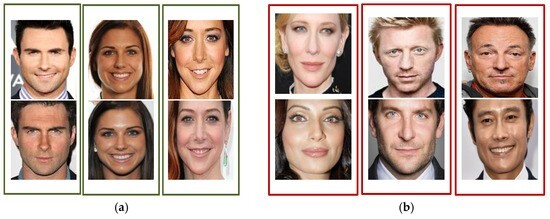
#> input picture deepfakeSampleImage.jpg, 550 x 219 px, given as the content of the folder tent/drive/MyDrive/AI gen Images/archive/AiArtData/AiArtData, which was not available
$ jupyter execute --allow-errors AI_gen_Image_ART_test_1.ipynb   (shell and % lines are left out)   (text cells are left out)
#> lines starting #> are read from the running program, lines starting #| are printed output that depends on the picture; pictures that were not available may be replaced by others from this repository, and a replacement may not be noted
[cell 1]
# Install necessary libraries
print("Installing required libraries...")

# Mount Google Drive
print("Mounting Google Drive...")
from google.colab import drive
drive.mount('/content/drive')

print("Setup Complete!")

[cell 2]
import os

# --- Dataset Paths ---
# IMPORTANT: Update this to your base project directory in Google Drive
DRIVE_PATH = "/content/drive/MyDrive/AI gen Images/archive"

# Paths to your AI-generated and Real image directories
AI_GEN_IMAGES_PATH = os.path.join(DRIVE_PATH, "AiArtData/AiArtData")
REAL_ART_IMAGES_PATH = os.path.join(DRIVE_PATH, "RealArt/RealArt")

# --- Model & Training Hyperparameters ---
IMAGE_SIZE = 224      # Standard size for many pre-trained CNNs
BATCH_SIZE = 32       # Adjust based on GPU memory. Lower if you get OOM errors.
NUM_EPOCHS = 15       # Number of training epochs. Can increase for better performance.
LEARNING_RATE = 1e-4  # Learning rate for the optimizer
NUM_WORKERS = 2       # Number of subprocesses to use for data loading. 0 means main process.

# --- Model Architecture ---
# Base feature extractor for each forensic stream.
# 'efficientnet_b0' is a good balance of performance and speed.
# Can try 'resnet18', 'mobilenetv2_100', 'efficientnet_b4' (more complex)
BACKBONE_MODEL = 'efficientnet_b0'

# --- Verification ---
print(f"Checking AI-generated images path: {AI_GEN_IMAGES_PATH} (exists: {os.path.exists(AI_GEN_IMAGES_PATH)})")
print(f"Checking Real art images path: {REAL_ART_IMAGES_PATH} (exists: {os.path.exists(REAL_ART_IMAGES_PATH)})")

#> (the rest of this cell did not finish here and is left out)

[cell 3]
import numpy as np
from PIL import Image, ImageChops, ImageEnhance
import cv2
import pywt
import torch
from torchvision import transforms
import io  # <-- ADDED THIS IMPORT

def to_tensor(img):
    """Converts a PIL Image or NumPy array to a PyTorch Tensor."""
    return transforms.ToTensor()(img)

# [11 lines left out: function normalize_tensor, not called in this run]

def rgb_to_grayscale_pil(img_pil):
    """Converts a PIL RGB image to a grayscale PIL image."""
    return img_pil.convert('L')

def apply_fft(img_pil):
    """
    Applies Fast Fourier Transform (FFT) to a grayscale image.
    Returns a normalized magnitude spectrum as a PIL Image.
    """
    img_gray = np.array(rgb_to_grayscale_pil(img_pil))
    f_transform = np.fft.fft2(img_gray)
    f_transform_shifted = np.fft.fftshift(f_transform)
    magnitude_spectrum = 20 * np.log(np.abs(f_transform_shifted) + 1e-6) # Add epsilon to avoid log(0)

    # Normalize to [0, 255] range for PIL conversion
    magnitude_spectrum = cv2.normalize(magnitude_spectrum, None, 0, 255, cv2.NORM_MINMAX)
    return Image.fromarray(magnitude_spectrum.astype(np.uint8))

def apply_wavelet_transform(img_pil, wavelet='db1', level=1):
    """
    Applies Discrete Wavelet Transform (DWT) to a grayscale image.
    Returns the horizontal detail coefficients (cH) as a normalized PIL Image.
    """
    img_gray = np.array(rgb_to_grayscale_pil(img_pil))

    # Perform DWT decomposition
    coeffs = pywt.dwt2(img_gray, wavelet)
    cA, (cH, cV, cD) = coeffs

    # We often find high-frequency components (like cH, cV, cD) useful for forensic analysis
    # Let's use cH (Horizontal detail) as an example
    cH_normalized = cv2.normalize(np.abs(cH), None, 0, 255, cv2.NORM_MINMAX)
    return Image.fromarray(cH_normalized.astype(np.uint8))

def apply_ela(img_pil, quality=90, scale=15):
    """
    Performs Error Level Analysis (ELA) on an RGB image.
    Returns the enhanced ELA difference image as a PIL Image.
    """
    # Save and re-load as JPEG to simulate compression
    buffer = io.BytesIO()
    img_pil.save(buffer, 'JPEG', quality=quality)
    resaved_img = Image.open(buffer).convert('RGB')

    # Calculate difference
    ela_diff = ImageChops.difference(img_pil, resaved_img)

    # Enhance for visibility
    enhancer = ImageEnhance.Brightness(ela_diff)
    ela_enhanced = enhancer.enhance(scale)
    return ela_enhanced

print("Forensic preprocessing functions defined.")

[cell 4]
import random
import glob
import matplotlib.pyplot as plt

# Get a sample image path (ensure it exists)
sample_ai_path = glob.glob(os.path.join(AI_GEN_IMAGES_PATH, '*.*'))
sample_real_path = glob.glob(os.path.join(REAL_ART_IMAGES_PATH, '*.*'))

if not sample_ai_path:
    raise ValueError("No AI-generated images found in the specified path.")
if not sample_real_path:
    raise ValueError("No Real images found in the specified path.")

sample_image_path = random.choice(sample_ai_path) # You can change to sample_real_path to see a real image example
sample_image_pil = Image.open(sample_image_path).convert('RGB').resize((IMAGE_SIZE, IMAGE_SIZE))
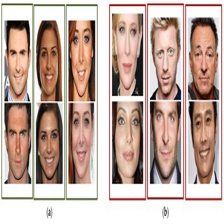
#> sample_image_pil: PIL image 224x224 RGB; mean R, G, B 194.3, 171.7, 161.3

# Apply transformations
fft_img = apply_fft(sample_image_pil)
#> in rgb_to_grayscale_pil, `return img_pil.convert('L')`:
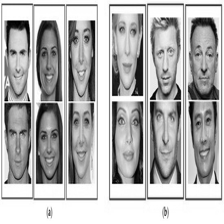
#> returned value: PIL image 224x224 L; min 0, max 255, mean 177.2
#> in apply_fft, `magnitude_spectrum = 20 * np.log(np.abs(f_transform_shifted) + 1e-6)`:
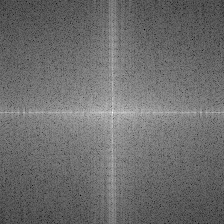
#> magnitude_spectrum: shape (224, 224) float64; min 21.11, max 320, mean 149.4; drawn with min black and max white
wavelet_img = apply_wavelet_transform(sample_image_pil)
#> in apply_wavelet_transform, `cA, (cH, cV, cD) = coeffs`:
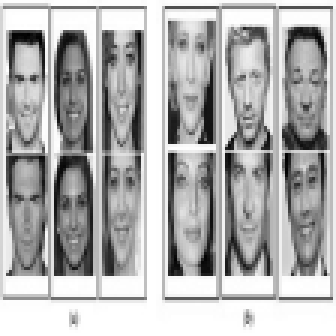
#> cA: shape (112, 112) float64 (shown 3 times larger); min 3.5, max 510, mean 354.5; drawn with min black and max white
#> in apply_wavelet_transform, `cA, (cH, cV, cD) = coeffs`:
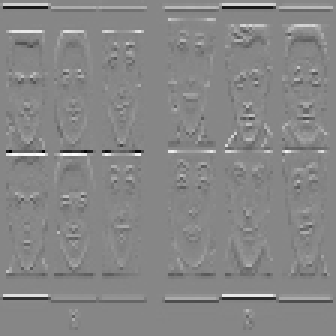
#> cH: shape (112, 112) float64 (shown 3 times larger); min -168.5, max 150.5, mean 0.3; drawn with min black and max white
#> in apply_wavelet_transform, `cA, (cH, cV, cD) = coeffs`:
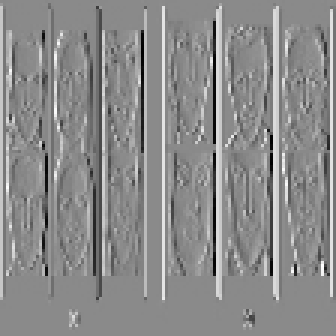
#> cV: shape (112, 112) float64 (shown 3 times larger); min -195.5, max 165.5, mean 2.4; drawn with min black and max white
#> in apply_wavelet_transform, `cA, (cH, cV, cD) = coeffs`:
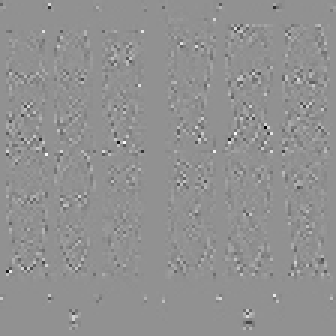
#> cD: shape (112, 112) float64 (shown 3 times larger); min -78.5, max 59, mean 0; drawn with min black and max white
#> in apply_wavelet_transform, `cH_normalized = cv2.normalize(np.abs(cH), None, 0, 255, cv2.NORM_MINMAX)`:
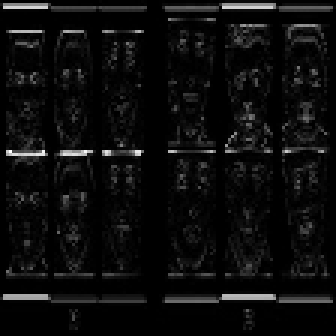
#> cH_normalized: shape (112, 112) float64 (shown 3 times larger); min 0, max 255, mean 13
ela_img = apply_ela(sample_image_pil)
#> in apply_ela, `ela_diff = ImageChops.difference(img_pil, resaved_img)`:
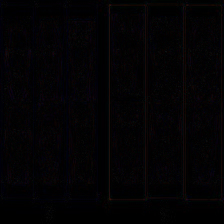
#> ela_diff: PIL image 224x224 RGB; mean R, G, B 3.3, 2.3, 3.7
#> in apply_ela, `ela_enhanced = enhancer.enhance(scale)`:
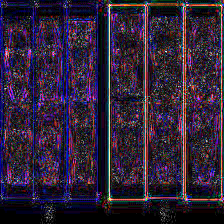
#> ela_enhanced: PIL image 224x224 RGB; mean R, G, B 48.1, 34.3, 55.7

# Display
fig, axes = plt.subplots(1, 4, figsize=(18, 5))
fig.suptitle(f'Forensic Inputs for Sample Image (AI-Generated: {os.path.basename(sample_image_path)})', fontsize=16)

axes[0].imshow(sample_image_pil)
axes[0].set_title('RGB Original')
axes[0].axis('off')

axes[1].imshow(fft_img, cmap='gray')
axes[1].set_title('FFT Spectrum')
axes[1].axis('off')

axes[2].imshow(wavelet_img, cmap='gray')
axes[2].set_title('Wavelet (cH Detail)')
axes[2].axis('off')

axes[3].imshow(ela_img, cmap='gray')
axes[3].set_title('ELA Result')
axes[3].axis('off')

plt.tight_layout(rect=[0, 0, 1, 0.9])
plt.show()
print("Visual proof of forensic inputs generated. Observe the distinct patterns.")

[cell 5]
import torch
from torch.utils.data import Dataset, DataLoader
from torchvision import transforms
from PIL import Image
import os
import glob
import random # <-- Included for random.shuffle

class MultiForensicDataset(Dataset):
    def __init__(self, ai_path, real_path, img_size=224):
        self.ai_images = glob.glob(os.path.join(ai_path, '*.*'))
        self.real_images = glob.glob(os.path.join(real_path, '*.*'))
        self.all_images = [(img, 1) for img in self.ai_images] + [(img, 0) for img in self.real_images]

        # Shuffle the combined list to ensure randomness during training
        random.shuffle(self.all_images)

        self.img_size = img_size

        # RGB Image Transformations
        self.rgb_transform = transforms.Compose([
            transforms.Resize((img_size, img_size)),
            transforms.ToTensor(),
            transforms.Normalize(mean=[0.485, 0.456, 0.406], std=[0.229, 0.224, 0.225]),
        ])

        # Grayscale (for FFT/Wavelet/ELA) Image Transformations
        # Note: ToTensor will convert (H, W) to (1, H, W).
        # Normalization will be applied manually in __getitem__ to each channel after conversion.
        self.grayscale_transform = transforms.Compose([
            transforms.Resize((img_size, img_size)),
            transforms.ToTensor(), # Converts to (1, H, W) and scales to [0,1]
        ])

    def __len__(self):
        return len(self.all_images)

    # [37 lines left out: function __getitem__, not called in this run]

print("MultiForensicDataset class defined.")

[cell 6]
from sklearn.model_selection import train_test_split
from torch.utils.data import Subset
import random

# Create the full dataset
#> (the rest of this cell did not finish here and is left out)


# Perform train-validation split
train_indices, val_indices = train_test_split(
    range(len(full_dataset)),
    test_size=0.2, # 20% for validation
    random_state=42,
    stratify=[label for _, label in full_dataset.all_images] # Stratify to maintain class balance
)

train_dataset = Subset(full_dataset, train_indices)
val_dataset = Subset(full_dataset, val_indices)

# Create DataLoaders
train_loader = DataLoader(train_dataset, batch_size=BATCH_SIZE, shuffle=True, num_workers=NUM_WORKERS, pin_memory=True)
val_loader = DataLoader(val_dataset, batch_size=BATCH_SIZE, shuffle=False, num_workers=NUM_WORKERS, pin_memory=True)

print(f"Total images: {len(full_dataset)}")
print(f"Training images: {len(train_dataset)}")
print(f"Validation images: {len(val_dataset)}")
print("\nDataLoaders created successfully!")

[cell 7]
import torch.nn as nn
import timm

class HybridForensicsNet(nn.Module):
    # [52 lines left out: functions __init__, forward, not called in this run]

print(f"HybridForensicsNet model architecture defined using {BACKBONE_MODEL} backbones.")
print(f"Total streams: RGB, FFT, Wavelet, ELA. Features will be fused from all four.")

[cell 8]
import torch.optim as optim
from sklearn.metrics import accuracy_score, precision_score, recall_score, f1_score, confusion_matrix, roc_auc_score
import seaborn as sns
import matplotlib.pyplot as plt

# [65 lines left out: functions train_one_epoch, validate_model, not called in this run]

print("Training and evaluation functions defined.")

[cell 9]
import torch.optim as optim
import torch.nn as nn
import matplotlib.pyplot as plt
import time

# Initialize the model, loss function, and optimizer
#> (the rest of this cell did not finish here and is left out)

[cell 10]
plt.figure(figsize=(15, 5))

# Plot Loss
plt.subplot(1, 3, 1)
#> (the rest of this cell did not finish here and is left out)

#> (a cell that did not finish here is left out)

[cell 12]
import shutil
import os # Make sure os is imported, though it's likely imported in an earlier cell
import torch # Make sure torch is imported

# Create directories to save misclassified images
misclassified_dir = os.path.join(DRIVE_PATH, "misclassified_images")
os.makedirs(misclassified_dir, exist_ok=True)
misclassified_ai_as_real_dir = os.path.join(misclassified_dir, "AI_as_Real")
os.makedirs(misclassified_ai_as_real_dir, exist_ok=True)
misclassified_real_as_ai_dir = os.path.join(misclassified_dir, "Real_as_AI")
os.makedirs(misclassified_real_as_ai_dir, exist_ok=True)

#> (the rest of this cell did not finish here and is left out)

[cell 13]
import torch
import torch.nn as nn
from torch.utils.data import DataLoader
from sklearn.metrics import classification_report, confusion_matrix
import seaborn as sns
import matplotlib.pyplot as plt
import numpy as np
import os
from google.colab import files
from PIL import Image
import io

# --- 0. Define Helper Function for Single Image Prediction ---
# This function encapsulates all the preprocessing from earlier cells
# to predict a single, new image from a file path.

# [37 lines left out: function predict_single_image, not called in this run]

# --- 1. Create a Master Output Folder ---
print("--- Task 1: Creating Master Output Folder ---")
output_folder = os.path.join(DRIVE_PATH, "final_project_output")
os.makedirs(output_folder, exist_ok=True)
print(f"All outputs will be saved to: {output_folder}")

# --- 2. Save the Final Model State ---
print("\n--- Task 2: Saving Final Model ---")
final_model_path = os.path.join(output_folder, "final_hybrid_model.pth")
#> (the rest of this cell did not finish here and is left out)

[cell 14]
import torch
from torch.utils.data import Dataset, DataLoader
from torchvision import transforms
from PIL import Image
import os
import glob
import random

print("Defining MultiForensicDatasetV2 (with Augmentation and Transparency Fix)...")

class MultiForensicDatasetV2(Dataset):
    def __init__(self, ai_path, real_path, img_size=224, is_train=True):
        self.ai_images = glob.glob(os.path.join(ai_path, '*.*'))
        self.real_images = glob.glob(os.path.join(real_path, '*.*'))
        self.all_images = [(img, 1) for img in self.ai_images] + [(img, 0) for img in self.real_images]

        if is_train:
            random.shuffle(self.all_images)

        self.img_size = img_size
        self.is_train = is_train

        # --- FIX 1: ADD AUGMENTATION ---
        # Define separate transforms for training (with augmentation) and validation (no augmentation)
        self.train_rgb_transform = transforms.Compose([
            transforms.Resize((img_size, img_size)),
            transforms.RandomHorizontalFlip(p=0.5),
            transforms.RandomRotation(10),
            transforms.ColorJitter(brightness=0.1, contrast=0.1, saturation=0.1, hue=0.1),
            transforms.ToTensor(),
            transforms.Normalize(mean=[0.485, 0.456, 0.406], std=[0.229, 0.224, 0.225]),
        ])

        self.val_rgb_transform = transforms.Compose([
            transforms.Resize((img_size, img_size)),
            transforms.ToTensor(),
            transforms.Normalize(mean=[0.485, 0.456, 0.406], std=[0.229, 0.224, 0.225]),
        ])

        self.grayscale_transform = transforms.Compose([
            transforms.Resize((img_size, img_size)),
            transforms.ToTensor(),
        ])

    def __len__(self):
        return len(self.all_images)

    # [41 lines left out: function __getitem__, not called in this run]

print("MultiForensicDatasetV2 class defined.")

[cell 15]
import torch
from torch.cuda.amp import autocast, GradScaler
from tqdm import tqdm
from sklearn.metrics import roc_auc_score, accuracy_score, precision_score, recall_score, f1_score

print("Re-defining training/validation functions to support mixed precision (AMP)...")

# [77 lines left out: functions train_one_epoch, validate_model, not called in this run]

print("Training functions updated.")

[cell 16]
from torch.utils.data import DataLoader, Subset
from sklearn.model_selection import train_test_split
import torch.optim as optim
import time
import os

print("--- Preparing V2 DataLoaders ---")
# Create new V2 datasets
#> (the rest of this cell did not finish here and is left out)
